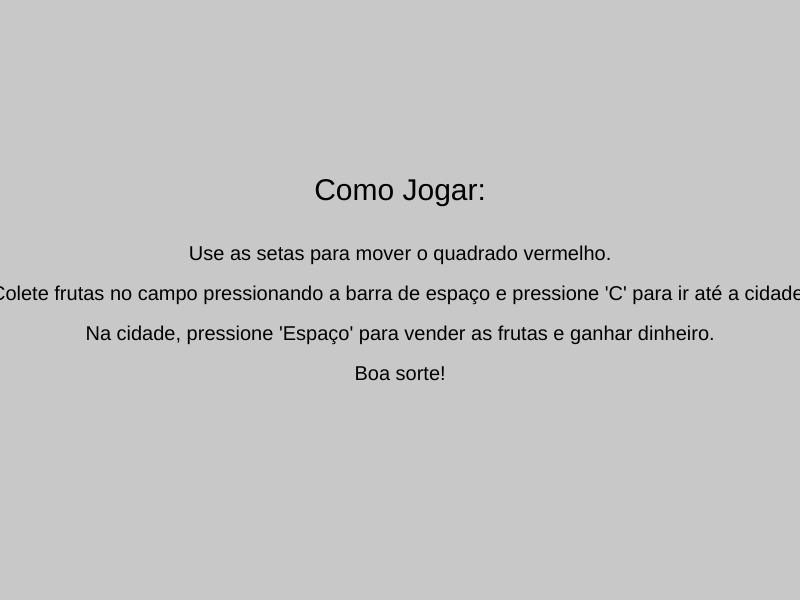
Frame 1 (no input)
Frame 60 (no input): identical to frame 1, image omitted
Frame 120 (the mouse pressed at the canvas centre since frame 60): identical to frame 1, image omitted

The p5.js sketch that drew this single still picture (run headless with seeded random() and noise() and a simulated clock; from frame 60 on, the mouse is pressed at the canvas centre):

// p5.js sketch
// ── sketch.js
let player;
let fruits = [];
let money = 0;
let isInCity = false;
let showInstructions = true;

function setup() {
  createCanvas(800, 600);
  player = new Player();

  // Criando 5 frutas no campo
  for (let i = 0; i < 5; i++) {
    fruits.push(new Fruit(random(100, 300), random(100, 400)));
  }
}

function draw() {
  background(200);

  // Mostrar o texto de instruções no início
  if (showInstructions) {
    displayInstructions();
  } else {
    if (isInCity) {
      drawCity();
    } else {
      drawField();
    }

    // Mostrar o personagem
    player.show();
    player.move();

    // Mostrar as frutas
    for (let i = 0; i < fruits.length; i++) {
      fruits[i].show();
    }

    // Mostrar o dinheiro
    displayMoney();
  }
}

function keyPressed() {
  if (keyCode === 67) { // 'C' para mudar entre campo e cidade
    isInCity = !isInCity;
  }

  if (keyCode === 32) { // 'Espaço' para pegar fruta
    if (!isInCity) {
      for (let i = fruits.length - 1; i >= 0; i--) {
        let fruit = fruits[i];
        if (player.intersects(fruit)) {
          fruits.splice(i, 1); // Remove a fruta do campo
        }
      }
    } else {
      // Vende frutas na cidade
      let fruitsCollected = 5 - fruits.length; // Quantas frutas foram coletadas
      money += fruitsCollected * 10; // Cada fruta vale 10 moedas
      fruits = []; // Esvazia as frutas após a venda
    }
  }
}

function drawField() {
  fill(0, 255, 0);
  rect(0, 0, width, height); // Campo (verde)

  fill(0);
  textSize(24);
  text("Campo: Colete frutas", 50, 50);
}

function drawCity() {
  fill(150, 150, 150);
  rect(0, 0, width, height); // Cidade (cinza)

  fill(0);
  textSize(24);
  text("Cidade: Venda frutas", 50, 50);
}

function displayMoney() {
  fill(0);
  textSize(20);
  text("Dinheiro: " + money + " moedas", 600, 50);
}

function displayInstructions() {
  fill(0);
  textSize(30);
  textAlign(CENTER);
  text("Como Jogar:", width / 2, height / 2 - 100);
  textSize(20);
  text("Use as setas para mover o quadrado vermelho.", width / 2, height / 2 - 40);
  text("Colete frutas no campo pressionando a barra de espaço e pressione 'C' para ir até a cidade.", width / 2, height / 2);
  text("Na cidade, pressione 'Espaço' para vender as frutas e ganhar dinheiro.", width / 2, height / 2 + 40);
  text("Boa sorte!", width / 2, height / 2 + 80);

  // Esconde as instruções após 5 segundos
  setTimeout(() => {
    showInstructions = false;
  }, 5000); // 5000 milissegundos = 5 segundos
}

class Player {
  constructor() {
    this.x = 50;
    this.y = height / 2;
    this.size = 30;
    this.speed = 5;
  }

  show() {
    fill(255, 0, 0);
    rect(this.x, this.y, this.size, this.size);
  }

  move() {
    if (keyIsDown(LEFT_ARROW)) {
      this.x -= this.speed;
    }
    if (keyIsDown(RIGHT_ARROW)) {
      this.x += this.speed;
    }
    if (keyIsDown(UP_ARROW)) {
      this.y -= this.speed;
    }
    if (keyIsDown(DOWN_ARROW)) {
      this.y += this.speed;
    }
  }

  intersects(fruit) {
    let d = dist(this.x, this.y, fruit.x, fruit.y);
    return d < this.size / 2 + fruit.size / 2;
  }
}

class Fruit {
  constructor(x, y) {
    this.x = x;
    this.y = y;
    this.size = 30;
  }

  show() {
    fill(255, 165, 0);
    ellipse(this.x, this.y, this.size);
  }
}
